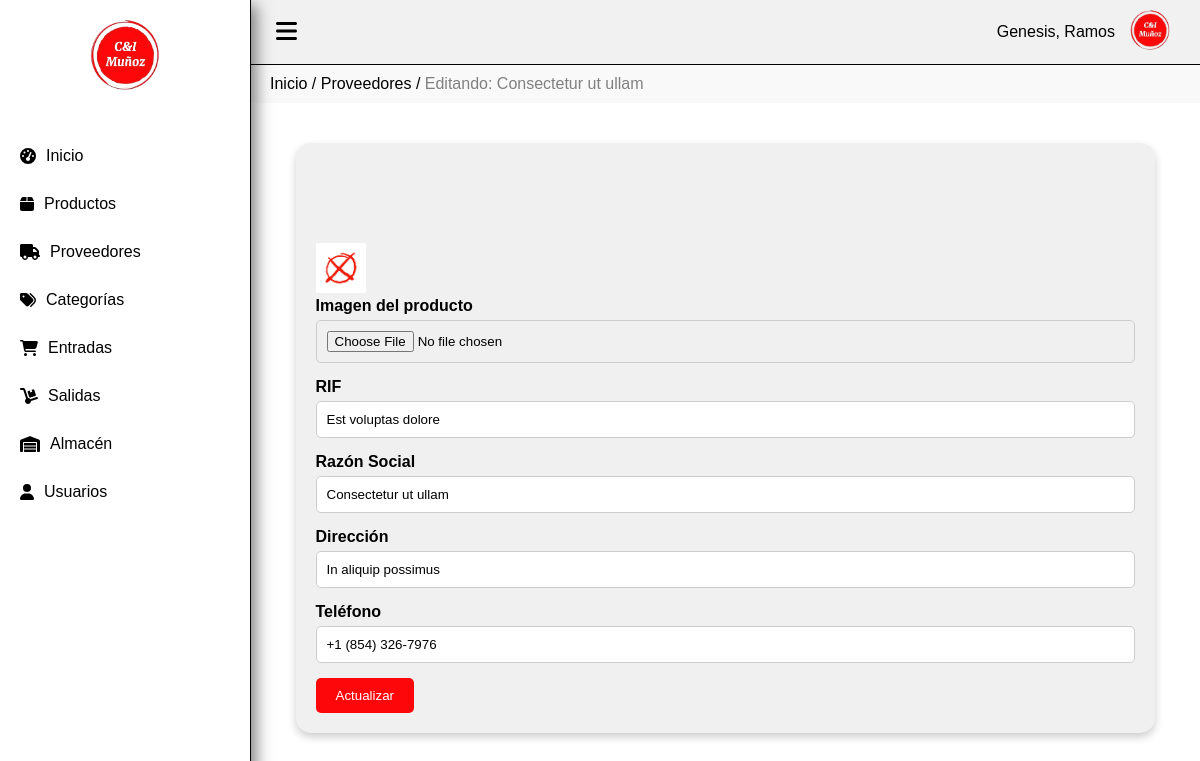
/proveedor/Crud/Est voluptas dolore (signed in), run on the app's committed database.
### tables this page shows
CREATE TABLE `proveedores` (
  `id` int(20) NOT NULL,
  `rif` varchar(100) NOT NULL,
  `nombre` varchar(200) NOT NULL,
  `direccion` text NOT NULL,
  `telefono` varchar(100) NOT NULL,
  `logo` varchar(100) NOT NULL,
  `estado` varchar(100) NOT NULL
);

### Controller/proveedor.controller.php (called while the page is built, shortened)
<?php
require_once 'model/proveedor.php';
class ProveedorController{
    private $model;
    public function __CONSTRUCT(){
        $this->model = new proveedor();
    }
    public function Crud($id){
        $pvd = new proveedor();
        if(isset($id)){
            $pvd = $this->model->Obtener($id);
        }
        require_once 'view/header.php';
        require_once 'view/proveedor/proveedor-editar.php';
        require_once 'view/footer.php';
  }
}

### index.php (called while the page is built, shortened)
<?php
require_once 'model/database.php';
$controladorPorDefecto = 'dashboard';
$url = isset($_GET['url']) ? $_GET['url'] : $controladorPorDefecto;
$url = rtrim($url, '/');
$url = explode('/', $url);
$accion = isset($url[1]) ? $url[1] : 'Index';
$rif = isset($url[2]) ? $url[2] : null;
$instanciaControlador = new $nombreClaseControlador;
call_user_func(array($instanciaControlador, $accion), $rif);
?>

### Model/database.php (called while the page is built)
<?php
class Database
{
    public static function Conectar()
    {
        $pdo = new PDO('mysql:host=localhost;dbname=mvc_php;charset=utf8', 'root', '');
        $pdo->setAttribute(PDO::ATTR_ERRMODE, PDO::ERRMODE_EXCEPTION);
        return $pdo;
    }
}

### Model/proveedor.php (called while the page is built, shortened)
<?php
class proveedor
{
	private $pdo;
	public function __CONSTRUCT()
	{
		try
		{
			$this->pdo = Database::Conectar();
		}
		catch(Exception $e)
		{
			die($e->getMessage());
		}
	}
	public function Obtener($id)
	{
		try
		{
			$stm = $this->pdo->prepare("SELECT * FROM proveedores WHERE rif = ?");
			$stm->execute(array($id));
			return $stm->fetch(PDO::FETCH_OBJ);
		} catch (Exception $e)
		{
			die($e->getMessage());
		}
	}
}

### View/proveedor/proveedor-editar.php (the view, shortened to what this page needs)
<div class="miga-de-pan">
    <a href="http://localhost/Sistemainventario/dashboard">Inicio</a> / <a href="http://localhost/Sistemainventario/proveedor">Proveedores</a> / <span>Editando: <?php echo $pvd->nombre; ?></span>
</div>
<div class="contenido">
    <div class="contenedor-3d">
        <div class="division">
<form id="frm-proveedor" action="Sistemainventario/proveedor/Editar" method="post" enctype="multipart/form-data">
    <div class="form-group">
        <img src="http://localhost/Sistemainventario/assets/img/proveedores/<?php echo $pvd->logo; ?>" alt="" style="width: 50px;">
        <label class="form_label">Imagen del producto</label>
        <input type="file" name="imagen" class="form_input" />
    </div>
    <div class="form-group">
        <label class="form_label">RIF</label>
        <input type="text" name="rif" value="<?php echo $pvd->rif; ?>" class="form_input" placeholder="Ingrese RIF" data-validacion-tipo="requerido|min:100" data-tooltip="Por favor, ingrese el RIF del proveedor." pattern="[A-Z]-\d{8}-\d" title="Formato: J-88888888-0" />
    </div>
    <div class="form-group">
        <label class="form_label">Razón Social</label>
        <input type="text" name="nombre" value="<?php echo $pvd->nombre; ?>" class="form_input" placeholder="Ingrese Razón Social" data-validacion-tipo="requerido|min:100" data-tooltip="Por favor, ingrese la razón social del proveedor." />
    </div>
    <div class="form-group">
        <label class="form_label">Dirección</label>
        <input type="text" name="direccion" value="<?php echo $pvd->direccion; ?>" class="form_input" placeholder="Ingrese dirección proveedor" data-validacion-tipo="requerido|min:100" data-tooltip="Por favor, ingrese la dirección del proveedor." />
    </div>
    <div class="form-group">
        <label class="form_label">Teléfono</label>
        <input type="tel" name="telefono" value="<?php echo $pvd->telefono; ?>" class="form_input" placeholder="Ingrese teléfono proveedor" data-validacion-tipo="requerido|min:10" data-tooltip="Por favor, ingrese el teléfono del proveedor." />
    </div>
    <div class="text-right" style="margin-top: 15px;">
        <button class="btn btn-success">Actualizar</button>
    </div>
</form>
    </div>
</div>

### assets/css/estilos.css (style rules this page uses)
body { display: flex; margin: 0; font-family: Arial, sans-serif; background-color: white; }
.miga-de-pan { padding: 10px 20px; background-color: #f9f9f9; }
.miga-de-pan a { color: black; text-decoration: none; }
.miga-de-pan span { color: grey; }
.contenido { padding: 20px; }
.contenedor-3d { width: 90%; margin: 20px auto; padding: 20px; background-color: #f0f0f0; border-radius: 15px; box-shadow: 0 4px 8px rgba(0, 0, 0, 0.2); position: relative; }
.division { margin-top: 60px; padding-top: 20px; }
.form-group { margin-bottom: 15px; }
.form_label { display: block; margin-bottom: 5px; font-weight: bold; }
.form_input { width: 100%; padding: 10px; border: 1px solid #ccc; border-radius: 5px; box-sizing: border-box; }
.btn-success { background-color: #fd070a; color: white; padding: 10px 20px; border: none; border-radius: 5px; cursor: pointer; }

### data on the page
proveedores: nombre "Consectetur ut ullam", logo (placeholder picture), rif "Est voluptas dolore", direccion "In aliquip possimus", telefono "+1 (854) 326-7976"

### other printed values
$_SESSION['user_nombre'] "Genesis, Ramos"
